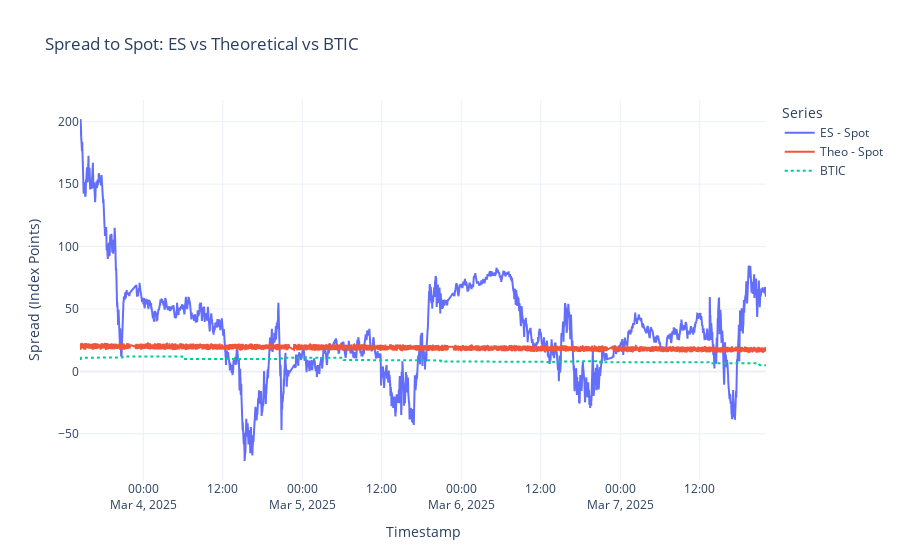
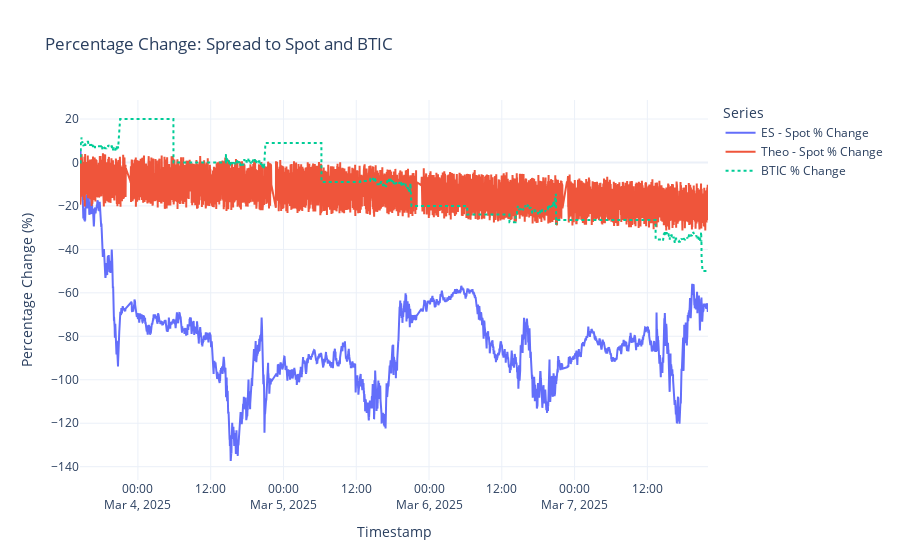
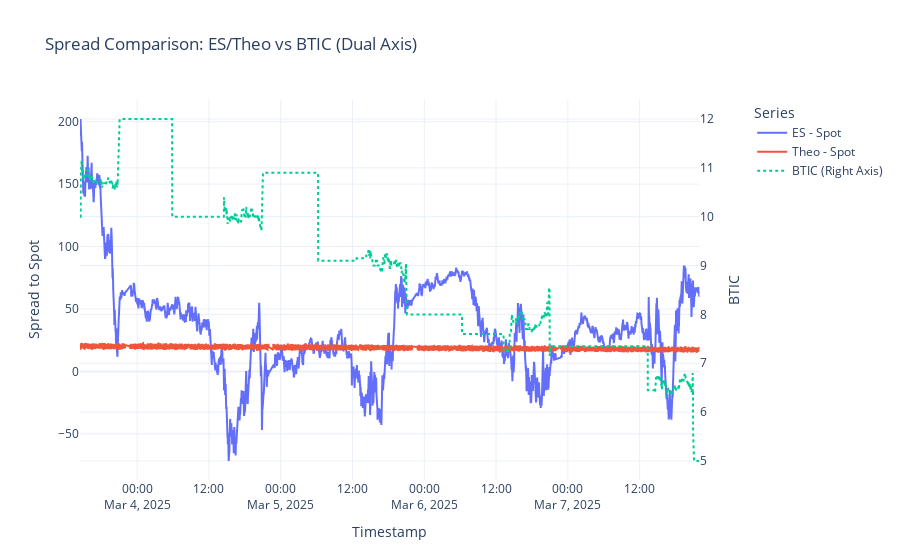

Notebook code cell kept with these figures, in order:
### Code cell
# Example Usage
trade_url = "https://drive.google.com/uc?id=1snTABhzIgPTCx_Ugn0p7YuSSABlMsqrB"
btic_url = "https://drive.google.com/uc?id=1Gi43A0QDVAfrgfn0l87hyO-tsTjcJw_w"

# Load real data
trade_df, btic_df = load_trade_and_btic_data(trade_url, btic_url)

# Load theo_df over observed time range (change this with actual theo_df once we have it)
# This part is for genrating a random theo_df for now for visualization. 
# Delete this and replace with actual theo_df once we have it!!!!
def generate_theo_df(start_time, end_time):
    timestamps = []
    current_time = start_time
    while current_time <= end_time:
        timestamps.append(current_time)
        current_time += timedelta(minutes=1)

    n = len(timestamps)
    np.random.seed(42)

    index_base = 5800
    index_noise = np.cumsum(np.random.normal(loc=-0.01, scale=0.5, size=n))
    index_levels = index_base + index_noise
    div_points = np.random.uniform(0.5, 1.5, n)
    rates = np.random.uniform(0.04, 0.05, n)
    ttm = np.linspace(30, 26, n) / 365.0

    theo_df = pl.DataFrame({
        "TIMESTAMP": timestamps,
        "REALTIME_INDEXPOINTS": index_levels,
        "EXPECTED_DIVPOINTS": div_points,
        "INTEREST_RATES": rates,
        "TTM": ttm
    }).with_columns([
        (pl.col("REALTIME_INDEXPOINTS") * np.exp(pl.col("INTEREST_RATES") * pl.col("TTM"))
         - pl.col("EXPECTED_DIVPOINTS")).alias("THEORETICAL_FUT"),
        pl.col("TIMESTAMP").cast(pl.Datetime)
    ])

    return theo_df

min_time = min(trade_df["TIMESTAMP"].min(), btic_df["TIMESTAMP"].min())
max_time = max(trade_df["TIMESTAMP"].max(), btic_df["TIMESTAMP"].max())
theo_df = generate_theo_df(min_time, max_time)

# Forward-fill ES and BTIC
merged = merge_and_fill_es_btic(trade_df, btic_df)

# Merge with theo and compute spread
merged = merge_with_theo_and_compute_spreads(merged, theo_df)

# Plot the results
plot_spreads(merged)

# Plot % change
plot_percentage_changes(merged)

# Plot twinx
plot_dual_axis_spreads(merged)

### Figure 1 — Plotly figure (JSON) as saved in the notebook; plotly's stock layout.template omitted (floating-point values rounded to 4 significant figures; data arrays with more than 128 entries replaced by an {"elided": "..."} marker saying what was removed)
{"data": [{"mode": "lines", "name": "ES - Spot", "type": "scatter", "x": {"elided": "6022 str values"}, "y": {"elided": "6022 float values"}}, {"mode": "lines", "name": "Theo - Spot", "type": "scatter", "x": {"elided": "6022 str values"}, "y": {"elided": "6022 float values"}}, {"line": {"dash": "dot"}, "mode": "lines", "name": "BTIC", "type": "scatter", "x": {"elided": "6022 str values"}, "y": {"elided": "6022 float values"}}], "layout": {"hovermode": "x unified", "legend": {"title": {"text": "Series"}}, "title": {"text": "Spread to Spot: ES vs Theoretical vs BTIC"}, "xaxis": {"title": {"text": "Timestamp"}}, "yaxis": {"title": {"text": "Spread (Index Points)"}}}}

### Figure 2 — Plotly figure (JSON) as saved in the notebook; plotly's stock layout.template omitted (floating-point values rounded to 4 significant figures; data arrays with more than 128 entries replaced by an {"elided": "..."} marker saying what was removed)
{"data": [{"mode": "lines", "name": "ES - Spot % Change", "type": "scatter", "x": {"elided": "6022 str values"}, "y": {"elided": "6022 float values"}}, {"mode": "lines", "name": "Theo - Spot % Change", "type": "scatter", "x": {"elided": "6022 str values"}, "y": {"elided": "6022 float values"}}, {"line": {"dash": "dot"}, "mode": "lines", "name": "BTIC % Change", "type": "scatter", "x": {"elided": "6022 str values"}, "y": {"elided": "6022 float values"}}], "layout": {"hovermode": "x unified", "legend": {"title": {"text": "Series"}}, "title": {"text": "Percentage Change: Spread to Spot and BTIC"}, "xaxis": {"title": {"text": "Timestamp"}}, "yaxis": {"title": {"text": "Percentage Change (%)"}}}}

### Figure 3 — Plotly figure (JSON) as saved in the notebook; plotly's stock layout.template omitted (floating-point values rounded to 4 significant figures; data arrays with more than 128 entries replaced by an {"elided": "..."} marker saying what was removed)
{"data": [{"mode": "lines", "name": "ES - Spot", "type": "scatter", "x": {"elided": "6022 str values"}, "xaxis": "x", "y": {"elided": "6022 float values"}, "yaxis": "y"}, {"mode": "lines", "name": "Theo - Spot", "type": "scatter", "x": {"elided": "6022 str values"}, "xaxis": "x", "y": {"elided": "6022 float values"}, "yaxis": "y"}, {"line": {"dash": "dot"}, "mode": "lines", "name": "BTIC (Right Axis)", "type": "scatter", "x": {"elided": "6022 str values"}, "xaxis": "x", "y": {"elided": "6022 float values"}, "yaxis": "y2"}], "layout": {"hovermode": "x unified", "legend": {"title": {"text": "Series"}}, "title": {"text": "Spread Comparison: ES/Theo vs BTIC (Dual Axis)"}, "xaxis": {"anchor": "y", "domain": [0, 0.94], "title": {"text": "Timestamp"}}, "yaxis": {"anchor": "x", "domain": [0, 1], "title": {"text": "Spread to Spot"}}, "yaxis2": {"anchor": "x", "overlaying": "y", "side": "right", "title": {"text": "BTIC"}}}}
